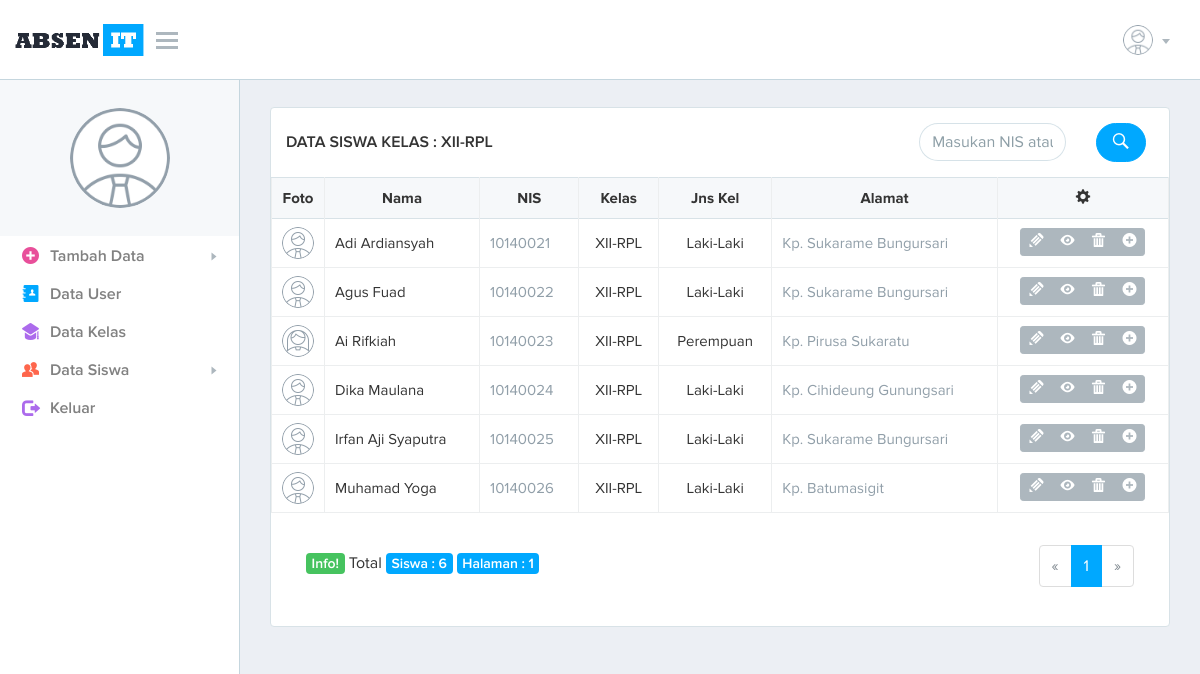
The page /absenkit/page.php?data-siswa&kelas=XII-RPL (signed in) on the database its author committed.
### tables this page shows
CREATE TABLE `siswa` (
  `id_siswa` int(10) NOT NULL,
  `nama` char(50) NOT NULL,
  `nis` int(25) NOT NULL,
  `jns_kel` enum('Laki-Laki','Perempuan') NOT NULL,
  `tgl_lahir` char(20) NOT NULL,
  `tmpt_lahir` char(50) NOT NULL,
  `alamat` text NOT NULL,
  `nm_kelas` char(50) NOT NULL,
  `foto` char(200) NOT NULL
);

### absenkit/system/admin/data-siswa.php (the view, shortened to what this page needs)
<?php
include('system/inc/header.php');
include('system/inc/css.php');
include('system/inc/nav-admin.php');
$nm_kelas = $_GET['kelas'];
?>
	<div class="page-content">
		<div class="container-fluid">
			<section class="box-typical">
				<header class="box-typical-header">
					<div class="tbl-row">
						<div class="tbl-cell tbl-cell-title">
							<h3> DATA SISWA KELAS : <?php echo $nm_kelas; ?></h3>
						</div>
						<form  id="form-insert" name="form-insert" method="get" action="search/siswa.php">
							<div class="tbl-cell tbl-cell-icon-right col-lg-6"> </div>
							<div class="tbl-cell tbl-cell-action col-lg-4" align="right">
								<div class="form-control-wrapper">
									<input  type="text" class="form-control form-control-rounded" name="q" id="form-q" placeholder="Masukan NIS atau Nama Siswa"
									data-validation="[L>=1]"
									data-validation-message="Tidak boleh kosong!"/>
								</div>
							</div>
							<div class="tbl-cell tbl-cell-icon-right col-lg-1" align="center">
								<button type="submit" class="btn btn-rounded btn-primary font-icon font-icon-search"> </button>
							</div>
						</form>
					</div>
				</header>
				<div class="box-typical-body">
					<div class="table-responsive">
						<table id="table-sm" class="table table-bordered table-hover table-sm">
							<thead>
								<tr>
								<th><center>Foto</center></th>
								<th><center>Nama</center></th>
								<th><center>NIS</center></th>
								<th><center>Kelas</center></th>
								<th><center>Jns Kel</center></th>
								<th><center>Alamat</center></th>
								<th><center><i class="font-icon glyphicon glyphicon-cog"></i> </center></th>
								</tr>
							</thead>
							<tbody>
								<?php
								$nm_kelas=$_GET['kelas'];
								$batas = 10;
								$pg = isset($_GET['pg']) ? $_GET['pg']:"";
								if (empty($pg)) {
								$posisi = 0;
								$pg = 1;
								} else {
								$posisi = ($pg-1)*$batas; }
								$sql = mysql_query("SELECT * FROM siswa WHERE nm_kelas='$nm_kelas' ORDER BY nis ASC limit $posisi, $batas ");
								while ($data = mysql_fetch_assoc($sql))
								{
								?>
								<tr>
								<td class="table-photo">
									<img src="<?php echo $data['foto']; ?>" />
								</td>
								<td><?php echo $data['nama']; ?></td>
								<td class="color-blue-grey-lighter"><?php echo $data['nis']; ?></td>
								<td align="center"><?php echo $data['nm_kelas']; ?></td>
								<td align="center"><?php echo $data['jns_kel']; ?></td>
								<td class="color-blue-grey-lighter"><?php echo $data['alamat']; ?></td>
								<td align="center">
									<div class="btn-group btn-group-sm" role="group" aria-label="Basic example">
										<a href="page.php?edit-siswa&id=<?php echo $data['id_siswa'];?>" class="btn btn btn-default" data-toggle="tooltip" data-placement="top" title="Edit?"><i class="font-icon font-icon-pencil"></i> </a>
										<a href="page.php?detail-siswa&id=<?php echo $data['id_siswa'];?>" class="btn btn btn-default" data-toggle="tooltip" data-placement="top" title="Detail?"><i class="font-icon font-icon-eye"></i> </a>
										<a href="page.php?delete-siswa&id=<?php echo $data['id_siswa'];?>" onClick="return confirm('Yakin akan menghapus data ini?');" class="btn btn btn-default" data-toggle="tooltip" data-placement="top" title="Hapus?"><i class="font-icon font-icon-trash"></i> </a>
										<a href="page.php?tambah-siswa" class="btn btn-default font-icon font-icon-plus" data-toggle="tooltip" data-placement="top" title="Tambah?"></a>
									</div>
								</td>
								</tr>
	 							<?php
								}
								?>
							</tbody>
						</table>
					</div>
				</div>
				<div class="card-block">
					<div class="col-md-6">
						<?php
						$nm_kelas=$_GET['kelas'];
						$query = mysql_query("SELECT * FROM siswa WHERE nm_kelas='$nm_kelas'");
          				$jml_data=mysql_num_rows($query);
						$JmlHalaman = ceil($jml_data/$batas);
						?>
						<br>
  						<span class="label label-success">Info! </span> Total
						<span class="label label-primary">Siswa : <?php echo $jml_data; ?> </span>
  						<span class="label label-primary">Halaman : <?php echo $JmlHalaman; ?> </span>
					</div>
					<div class="col-md-6" align="right">
						<nav>
							<ul class="pagination">
								<?php
								$JmlHalaman = ceil($jml_data/$batas);
								if ($pg > 1 ) {
								$link = $pg-1;
								$prev = "<li class='page-item'>
								<a class='page-link' href='page.php?data-siswa&kelas=$nm_kelas&pg=$link' aria-label='Previous'>
								<span aria-hidden='true'>&laquo;</span>
								<span class='sr-only'>Previous</span>
								</a></li>";
								} else {
								$prev = "<li class='page-item disabled'>
								<a class='page-link' href='page.php?data-siswa&kelas=$nm_kelas&pg=$link' aria-label='Previous'>
								<span aria-hidden='true'>&laquo;</span>
								<span class='sr-only'>Previous</span>
								</a></li> ";
								}
								$nmr = '';
								for ($i = 1; $i<= $JmlHalaman; $i++){
								if ($i == $pg){
								$nmr.= "<li class='page-item active'>
								<a class='page-link'>$i<span class='sr-only'>(current)</span></a></li>";
								} else {
								$nmr.= "<li class='page-item'><a class='page-link' href='page.php?data-siswa&kelas=$nm_kelas&pg=$i'>$i</a></li>";
								}
								}
								if ($pg < $JmlHalaman){
								$link = $pg+1;
								$next = "<li class='page-item'>
								<a class='page-link' href='page.php?data-siswa&kelas=$nm_kelas&pg=$link'aria-label='Next'>
								<span aria-hidden='true'>&raquo;</span>
								<span class='sr-only'>Next</span>
								</a></li>";
								} else {
								$next = " <li class='page-item disabled'>
								<a class='page-link' href='page.php?data-siswa&kelas=$nm_kelas&pg=$link'aria-label='Next'>
								<span aria-hidden='true'>&raquo;</span>
								<span class='sr-only'>Next</span>
								</a></li>";
								}
								echo $prev . $nmr . $next;
								?>
							</ul>
						</nav>
					</div>
				</div>
			</section>
		</div>
	</div>
<?php
include('system/inc/footer.php');
?>

### rows shown on the page
siswa: foto (picture), nama "Adi Ardiansyah", nis "10140021", nm_kelas "XII-RPL", jns_kel "Laki-Laki", alamat "Kp. Sukarame Bungursari"
siswa: foto (picture), nama "Agus Fuad", nis "10140022", nm_kelas "XII-RPL", jns_kel "Laki-Laki", alamat "Kp. Sukarame Bungursari"
siswa: foto (picture), nama "Ai Rifkiah", nis "10140023", nm_kelas "XII-RPL", jns_kel "Perempuan", alamat "Kp. Pirusa Sukaratu"
siswa: foto (picture), nama "Dika Maulana", nis "10140024", nm_kelas "XII-RPL", jns_kel "Laki-Laki", alamat "Kp. Cihideung Gunungsari"
siswa: foto (picture), nama "Irfan Aji Syaputra", nis "10140025", nm_kelas "XII-RPL", jns_kel "Laki-Laki", alamat "Kp. Sukarame Bungursari"
siswa: foto (picture), nama "Muhamad Yoga", nis "10140026", nm_kelas "XII-RPL", jns_kel "Laki-Laki", alamat "Kp. Batumasigit"

### other values the page prints
$nm_kelas "XII-RPL"
$jml_data "6"
$JmlHalaman "1"
